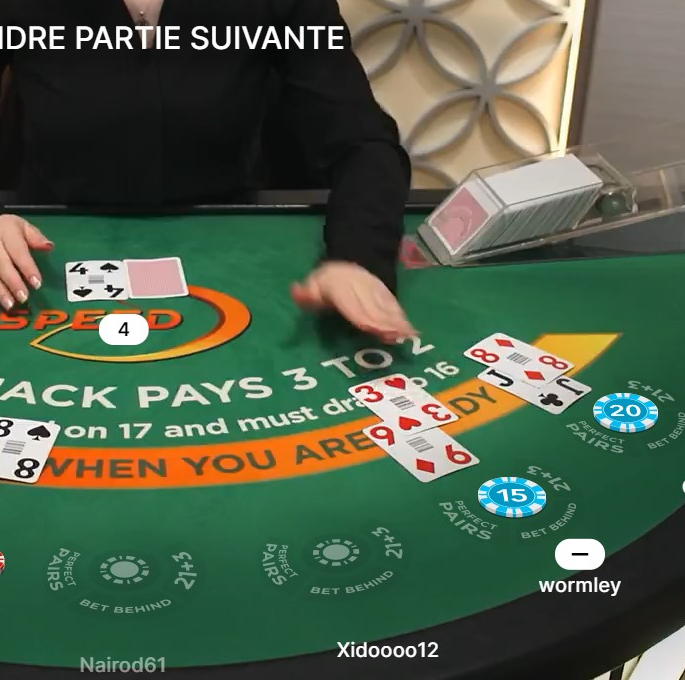
#> input picture test2.jpg, 685 x 680 px
$ python ocr.py
#> lines starting #> are read from the running program, lines starting #| are printed output that depends on the picture; after the words box and inside, x2 and y2 are one past the last pixel; in counts of white or black regions, pixels touching at a corner belong together
import cv2
import pytesseract
import numpy as np

# 1303, 692
# [[655, 580], [1349, 568], [135, 933], [1825, 916], [410, 182]]

points = []
def perspective(event, x, y, flags, param):
    if (event == cv2.EVENT_LBUTTONUP):
        cv2.circle(param[0], (x,y), 5, (0,255,0), -1)
        points.append([x,y])
        if len(points) == 4:
            matrix = cv2.getPerspectiveTransform(np.float32(points), np.float32([[0,0], [608,0], [0, 608], [608, 608]]))
            cv2.imshow("img", cv2.warpPerspective(param[0], matrix, (608, 608)))
            cv2.waitKey(0)
            print(points)
            points.clear()


# read the image to be processed
img = cv2.imread("test2.jpg")
#> img is the input picture: shape (680, 685, 3); mean B, G, R 73.9, 95.1, 78.2
#cv2.imshow("img", img)

#cv2.setMouseCallback("img", perspective, [img])
# apply perspective transformation to get a top view of the cards (from a 1920x1080 ss only)
shift = [0.1,-0.1, -0.1, -0.1]
matrix = cv2.getPerspectiveTransform(np.float32([
    [shift[0]*img.shape[1], 0],
    [img.shape[1]+shift[1]*img.shape[1], 0],
    [0, shift[2]*img.shape[0]+img.shape[0]],
    [img.shape[1], shift[3]*img.shape[0]+img.shape[0]]]),
    np.float32([[0,0], [608,0], [0, 608], [608, 608]]))
img = cv2.warpPerspective(img, matrix, (608, 608))
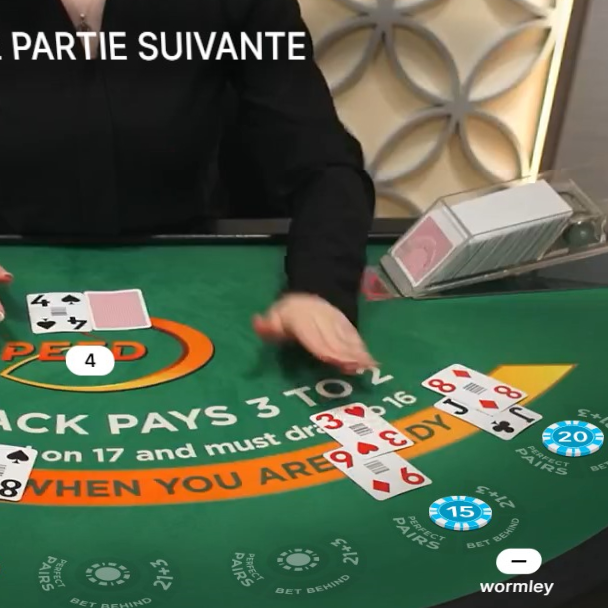
#> img: shape (608, 608, 3); mean B, G, R 75.7, 97.3, 83

img_gray = img.copy()

# remove all the non-white pixels to identify the cards
height, width, channels = img.shape
#> height = 608; width = 608; channels = 3
for x in range(width):
    for y in range(height):
        if sum(img_gray[y,x]) < sum((170,170,170)):
            img_gray[y,x] = (0,0,0)
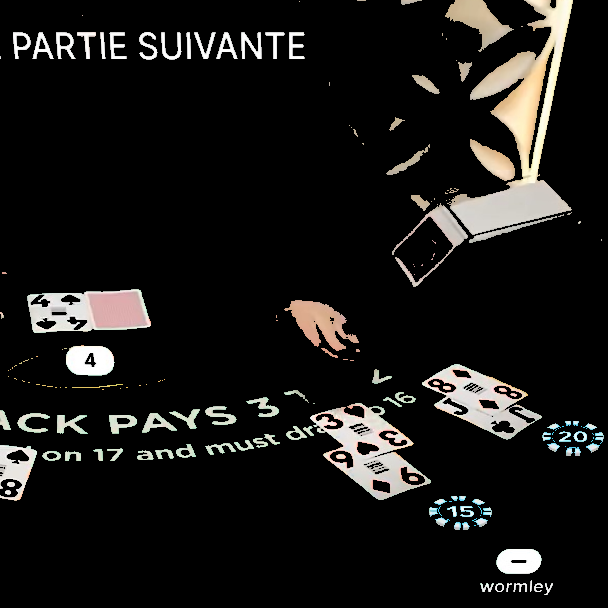
#> img_gray: shape (608, 608, 3); mean B, G, R 22.2, 23.8, 24.8

# find contours of white chunk of pixels
img_gray = cv2.cvtColor(img_gray, cv2.COLOR_BGR2GRAY)
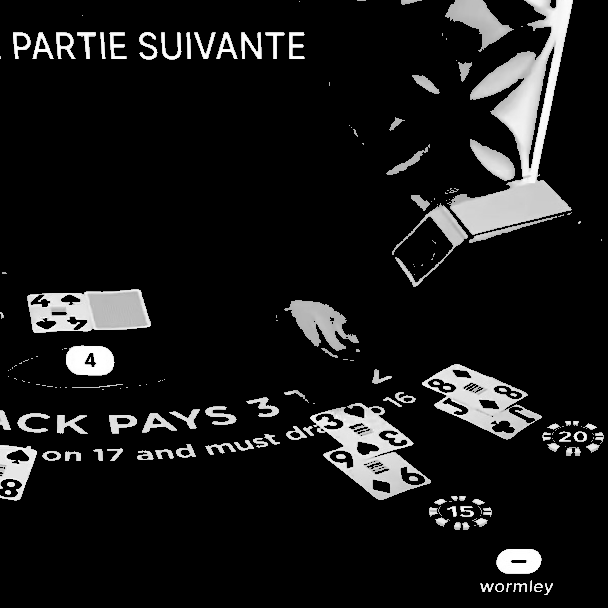
#> img_gray: shape (608, 608); min 0, max 255, mean 23.9
ret, im = cv2.threshold(img_gray, 0, 255, cv2.THRESH_BINARY)
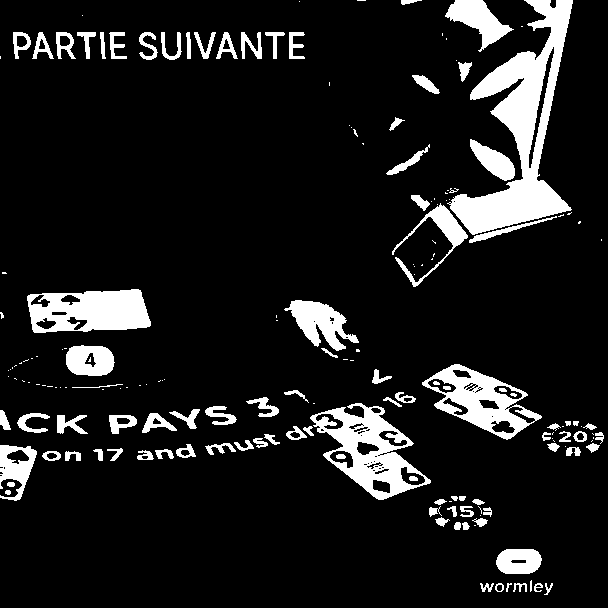
#> im: shape (608, 608); 11.3% white; 179 white regions (82 under 20 px)
contours, hierarchie = cv2.findContours(img_gray, cv2.RETR_LIST, cv2.CHAIN_APPROX_SIMPLE)
#> contours = 257 contours, 129 with area under 20; largest, box (x1, y1, x2, y2) and area: (447, 0, 573, 235) 10479, (310, 403, 431, 500) 5852, (422, 364, 542, 440) 4533, (27, 289, 151, 333) 4374, (284, 300, 359, 351) 1697

# returns the original image but only the parts inside the selected contours
mask = np.zeros_like(img)
for contour in contours:
    if cv2.contourArea(contour) > 500:
        cv2.fillPoly(mask, [contour], (255,255,255))
#> this loop made 257 passes
#> contour on passes 9, 12, 18: [[531, 580], [530, 581], [530, 591], [531, 590]], [[474, 525], [475, 525]], [[480, 515]]
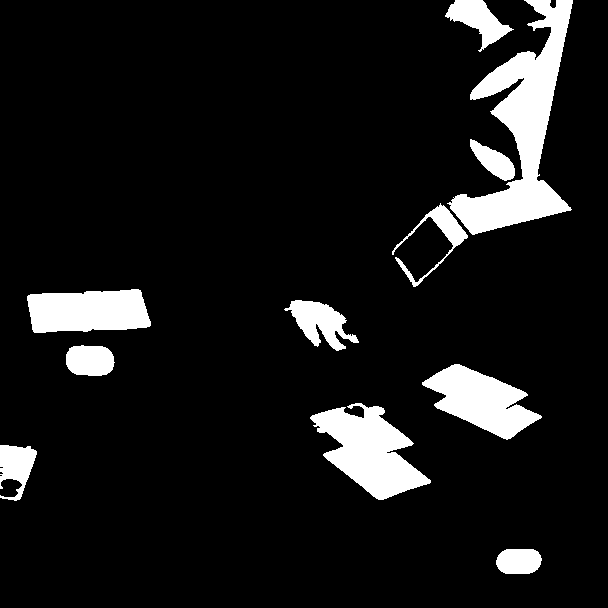
#> mask: shape (608, 608, 3); 9.5% white; 11 white regions, largest, box (x1, y1, x2, y2) and area: (447, 0, 573, 235) 10906, (310, 403, 431, 500) 6063, (422, 364, 542, 440) 4690

result = cv2.bitwise_and(img, mask)
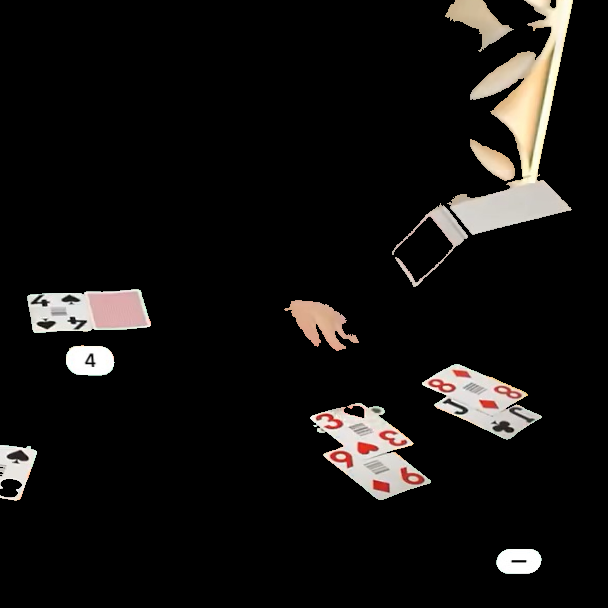
#> result: shape (608, 608, 3); mean B, G, R 17.3, 18.7, 20.5

#cv2.imshow("img", result)
cv2.imwrite("res.jpg", result)


cv2.waitKey(0)
cv2.destroyAllWindows()

$ run again, with test1.jpg copied over test2.jpg
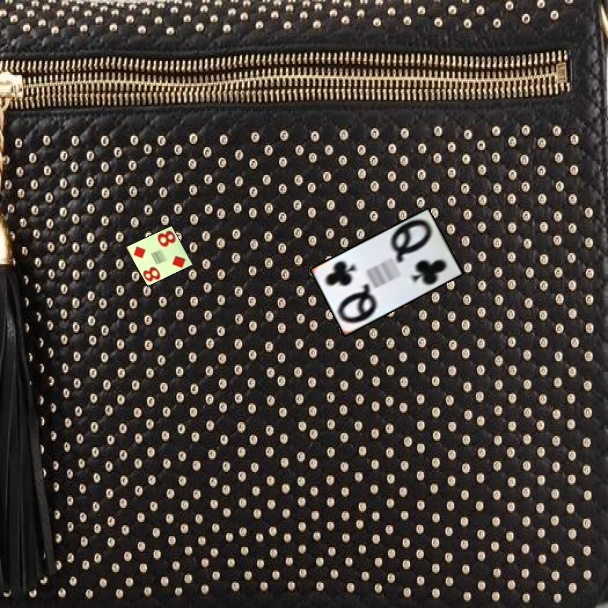
#> input picture test1.jpg, 608 x 608 px
#> img is the input picture: shape (608, 608, 3); mean B, G, R 54.4, 59.6, 66.5
#> `ret, im = cv2.threshold(img_gray, 0, 255, cv2.THRESH_BINARY)`:
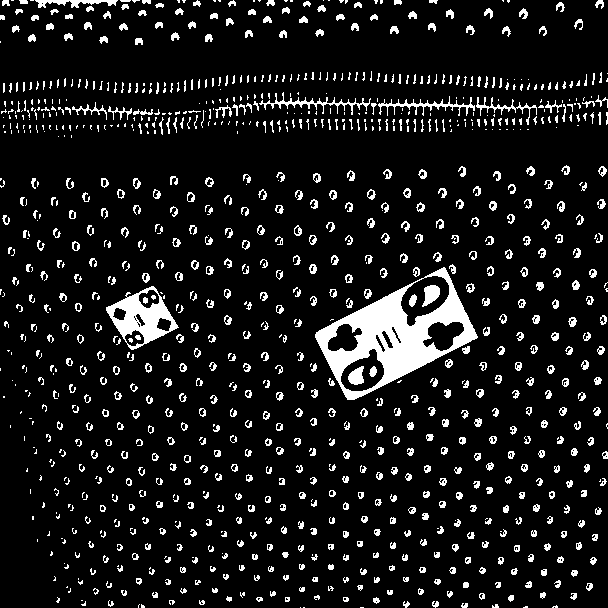
#> im: shape (608, 608); 9.8% white; 1066 white regions (472 under 20 px)
#> contours = 1355 contours, 945 with area under 20; largest, box (x1, y1, x2, y2) and area: (315, 267, 478, 400) 11292, (106, 286, 179, 350) 2580, (400, 275, 450, 327) 1542, (340, 348, 385, 392) 1212, (422, 321, 465, 352) 800
#> the loop `for contour in contours:` made 1355 passes
#> contour on passes 1 to 3: [[360, 607], [363, 607]], [[303, 607], [304, 607]], [[300, 607]]
#> `result = cv2.bitwise_and(img, mask)`:
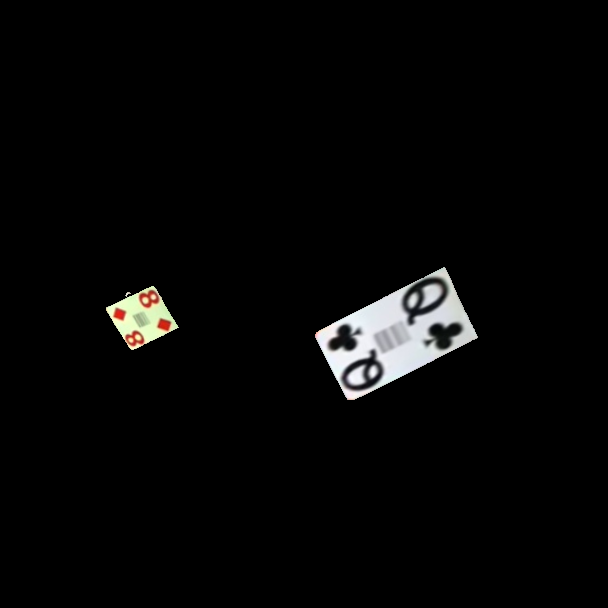
#> result: shape (608, 608, 3); mean B, G, R 6.7, 6.9, 6.9

$ run again, with test4.jpg copied over test2.jpg
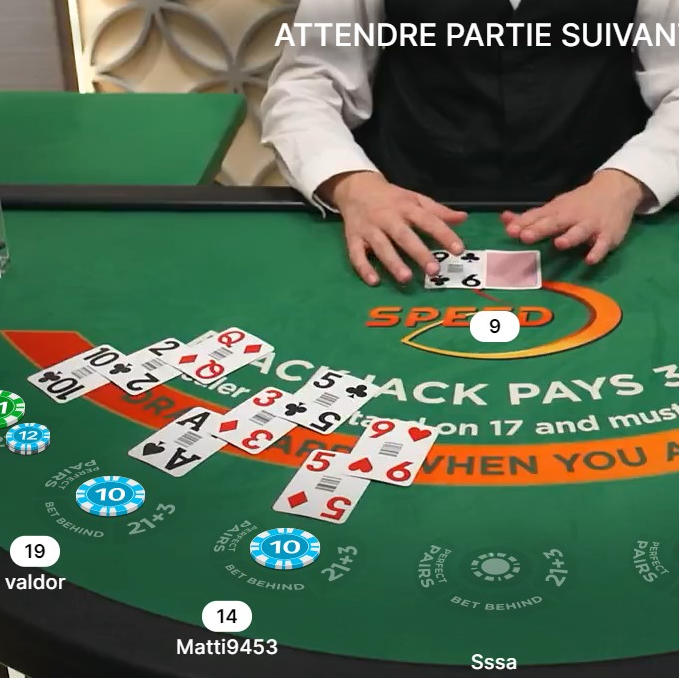
#> input picture test4.jpg, 679 x 678 px
#> img is the input picture: shape (678, 679, 3); mean B, G, R 83.3, 106.4, 84.9
#> img: shape (608, 608, 3)
#> `ret, im = cv2.threshold(img_gray, 0, 255, cv2.THRESH_BINARY)`:
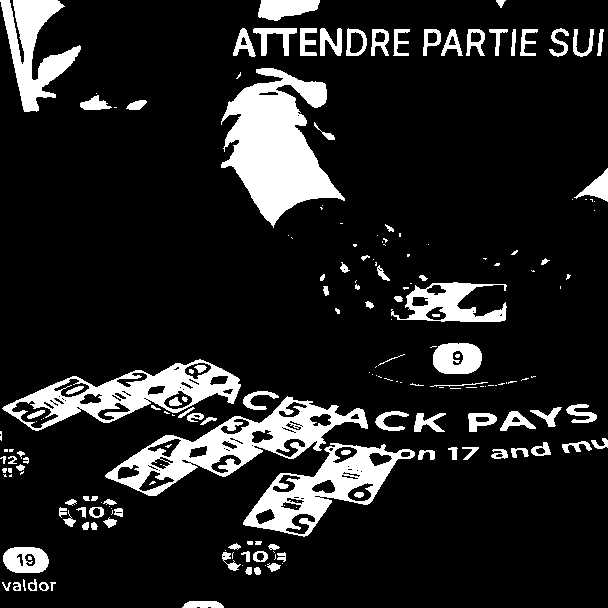
#> im: shape (608, 608); 13.5% white; 194 white regions (86 under 20 px)
#> contours = 313 contours, 159 with area under 20; largest, box (x1, y1, x2, y2) and area: (221, 68, 345, 228) 10028, (105, 396, 368, 496) 9384, (2, 359, 241, 431) 7960, (243, 443, 415, 537) 7086, (0, 0, 81, 112) 3655
#> the loop `for contour in contours:` made 313 passes
#> contour on passes 13 to 15: [[265, 565]], [[242, 565]], [[282, 563]]
#> `result = cv2.bitwise_and(img, mask)`:
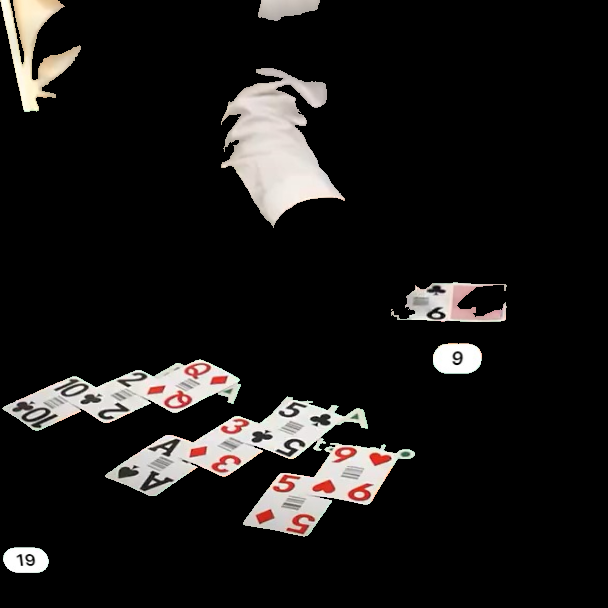
#> result: shape (608, 608, 3); mean B, G, R 23.3, 24.2, 25.8
